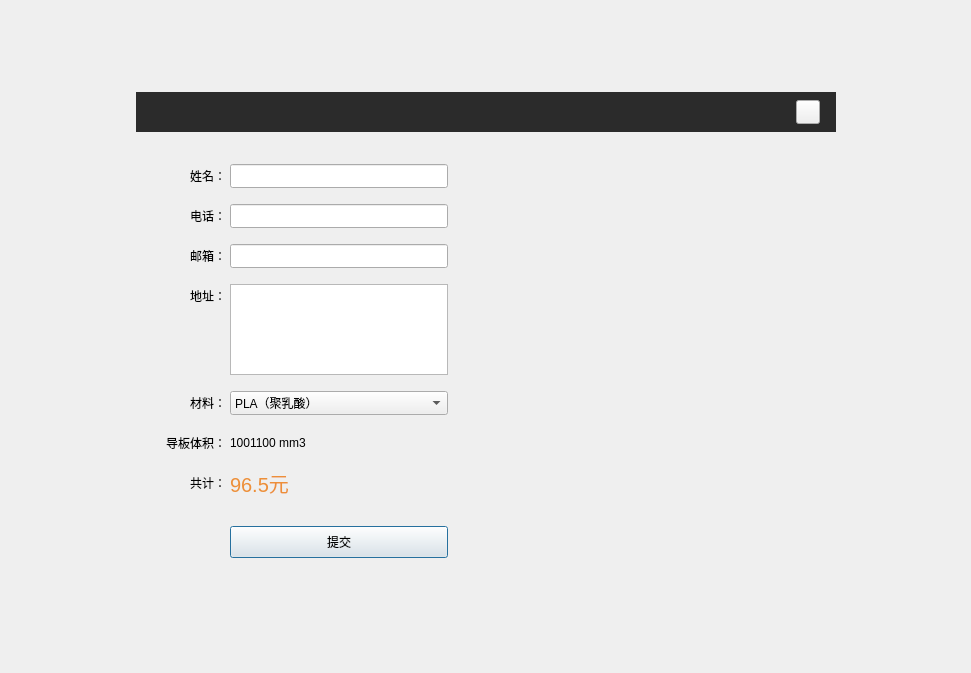
<?xml version="1.0" encoding="UTF-8"?>
<ui version="4.0">
 <class>Remote3DPrinter</class>
 <widget class="QDialog" name="Remote3DPrinter">
  <property name="geometry">
   <rect>
    <x>0</x>
    <y>0</y>
    <width>971</width>
    <height>673</height>
   </rect>
  </property>
  <property name="styleSheet">
   <string notr="true"/>
  </property>
  <layout class="QGridLayout" name="gridLayout">
   <item row="3" column="1">
    <spacer name="verticalSpacer_5">
     <property name="orientation">
      <enum>Qt::Vertical</enum>
     </property>
     <property name="sizeHint" stdset="0">
      <size>
       <width>20</width>
       <height>73</height>
      </size>
     </property>
    </spacer>
   </item>
   <item row="2" column="3">
    <spacer name="horizontalSpacer_2">
     <property name="orientation">
      <enum>Qt::Horizontal</enum>
     </property>
     <property name="sizeHint" stdset="0">
      <size>
       <width>117</width>
       <height>20</height>
      </size>
     </property>
    </spacer>
   </item>
   <item row="0" column="2">
    <spacer name="verticalSpacer_4">
     <property name="orientation">
      <enum>Qt::Vertical</enum>
     </property>
     <property name="sizeHint" stdset="0">
      <size>
       <width>20</width>
       <height>74</height>
      </size>
     </property>
    </spacer>
   </item>
   <item row="1" column="0">
    <spacer name="horizontalSpacer">
     <property name="orientation">
      <enum>Qt::Horizontal</enum>
     </property>
     <property name="sizeHint" stdset="0">
      <size>
       <width>118</width>
       <height>20</height>
      </size>
     </property>
    </spacer>
   </item>
   <item row="1" column="1" rowspan="2" colspan="2">
    <widget class="QWidget" name="Remote3DPrinter2" native="true">
     <property name="minimumSize">
      <size>
       <width>700</width>
       <height>490</height>
      </size>
     </property>
     <property name="maximumSize">
      <size>
       <width>700</width>
       <height>490</height>
      </size>
     </property>
     <widget class="QLabel" name="lbl_img">
      <property name="geometry">
       <rect>
        <x>376</x>
        <y>72</y>
        <width>300</width>
        <height>300</height>
       </rect>
      </property>
      <property name="minimumSize">
       <size>
        <width>300</width>
        <height>300</height>
       </size>
      </property>
      <property name="maximumSize">
       <size>
        <width>300</width>
        <height>300</height>
       </size>
      </property>
      <property name="styleSheet">
       <string notr="true"/>
      </property>
      <property name="text">
       <string/>
      </property>
     </widget>
     <widget class="QLabel" name="lblCover">
      <property name="geometry">
       <rect>
        <x>111110</x>
        <y>40</y>
        <width>700</width>
        <height>441</height>
       </rect>
      </property>
      <property name="font">
       <font>
        <pointsize>21</pointsize>
       </font>
      </property>
      <property name="styleSheet">
       <string notr="true">background-color: rgb(28, 29, 29);</string>
      </property>
      <property name="text">
       <string>正在提交请求，请稍候。。。</string>
      </property>
      <property name="alignment">
       <set>Qt::AlignCenter</set>
      </property>
     </widget>
     <widget class="QLabel" name="label_12">
      <property name="geometry">
       <rect>
        <x>0</x>
        <y>0</y>
        <width>700</width>
        <height>40</height>
       </rect>
      </property>
      <property name="styleSheet">
       <string notr="true">background-color: rgb(43, 43, 43);</string>
      </property>
      <property name="text">
       <string/>
      </property>
     </widget>
     <widget class="QLabel" name="label_13">
      <property name="geometry">
       <rect>
        <x>0</x>
        <y>339</y>
        <width>90</width>
        <height>24</height>
       </rect>
      </property>
      <property name="text">
       <string>导板体积：</string>
      </property>
      <property name="alignment">
       <set>Qt::AlignRight|Qt::AlignTrailing|Qt::AlignVCenter</set>
      </property>
     </widget>
     <widget class="QLabel" name="label">
      <property name="geometry">
       <rect>
        <x>24</x>
        <y>8</y>
        <width>161</width>
        <height>24</height>
       </rect>
      </property>
      <property name="font">
       <font>
        <pointsize>-1</pointsize>
        <weight>50</weight>
        <italic>false</italic>
        <bold>false</bold>
       </font>
      </property>
      <property name="styleSheet">
       <string notr="true">font:16px;</string>
      </property>
      <property name="text">
       <string>远程3D打印</string>
      </property>
      <property name="alignment">
       <set>Qt::AlignLeading|Qt::AlignLeft|Qt::AlignVCenter</set>
      </property>
     </widget>
     <widget class="QLabel" name="label_6">
      <property name="geometry">
       <rect>
        <x>94</x>
        <y>339</y>
        <width>218</width>
        <height>24</height>
       </rect>
      </property>
      <property name="text">
       <string>1001100 mm3</string>
      </property>
     </widget>
     <widget class="QLabel" name="label_8">
      <property name="geometry">
       <rect>
        <x>0</x>
        <y>379</y>
        <width>90</width>
        <height>24</height>
       </rect>
      </property>
      <property name="text">
       <string>共计：</string>
      </property>
      <property name="alignment">
       <set>Qt::AlignRight|Qt::AlignTrailing|Qt::AlignVCenter</set>
      </property>
     </widget>
     <widget class="QLabel" name="label_9">
      <property name="geometry">
       <rect>
        <x>94</x>
        <y>379</y>
        <width>218</width>
        <height>24</height>
       </rect>
      </property>
      <property name="font">
       <font>
        <pointsize>15</pointsize>
       </font>
      </property>
      <property name="styleSheet">
       <string notr="true">color: #ED8F39;</string>
      </property>
      <property name="text">
       <string>96.5元</string>
      </property>
      <property name="alignment">
       <set>Qt::AlignLeading|Qt::AlignLeft|Qt::AlignVCenter</set>
      </property>
     </widget>
     <widget class="QPushButton" name="pushButton">
      <property name="geometry">
       <rect>
        <x>94</x>
        <y>434</y>
        <width>218</width>
        <height>32</height>
       </rect>
      </property>
      <property name="minimumSize">
       <size>
        <width>0</width>
        <height>32</height>
       </size>
      </property>
      <property name="text">
       <string>提交</string>
      </property>
     </widget>
     <widget class="QLabel" name="label_2">
      <property name="geometry">
       <rect>
        <x>0</x>
        <y>72</y>
        <width>90</width>
        <height>24</height>
       </rect>
      </property>
      <property name="text">
       <string>姓名：</string>
      </property>
      <property name="alignment">
       <set>Qt::AlignRight|Qt::AlignTrailing|Qt::AlignVCenter</set>
      </property>
     </widget>
     <widget class="QLineEdit" name="lineEdit">
      <property name="geometry">
       <rect>
        <x>94</x>
        <y>72</y>
        <width>218</width>
        <height>24</height>
       </rect>
      </property>
     </widget>
     <widget class="QLabel" name="label_3">
      <property name="geometry">
       <rect>
        <x>0</x>
        <y>112</y>
        <width>90</width>
        <height>24</height>
       </rect>
      </property>
      <property name="text">
       <string>电话：</string>
      </property>
      <property name="alignment">
       <set>Qt::AlignRight|Qt::AlignTrailing|Qt::AlignVCenter</set>
      </property>
     </widget>
     <widget class="QLineEdit" name="lineEdit_2">
      <property name="geometry">
       <rect>
        <x>94</x>
        <y>112</y>
        <width>218</width>
        <height>24</height>
       </rect>
      </property>
     </widget>
     <widget class="QLabel" name="label_4">
      <property name="geometry">
       <rect>
        <x>0</x>
        <y>192</y>
        <width>90</width>
        <height>24</height>
       </rect>
      </property>
      <property name="text">
       <string>地址：</string>
      </property>
      <property name="alignment">
       <set>Qt::AlignRight|Qt::AlignTrailing|Qt::AlignVCenter</set>
      </property>
     </widget>
     <widget class="QTextEdit" name="textEdit">
      <property name="geometry">
       <rect>
        <x>94</x>
        <y>192</y>
        <width>218</width>
        <height>91</height>
       </rect>
      </property>
      <property name="maximumSize">
       <size>
        <width>16777215</width>
        <height>100</height>
       </size>
      </property>
      <property name="styleSheet">
       <string notr="true"/>
      </property>
     </widget>
     <widget class="QLabel" name="label_7">
      <property name="geometry">
       <rect>
        <x>0</x>
        <y>299</y>
        <width>90</width>
        <height>24</height>
       </rect>
      </property>
      <property name="text">
       <string>材料：</string>
      </property>
      <property name="alignment">
       <set>Qt::AlignRight|Qt::AlignTrailing|Qt::AlignVCenter</set>
      </property>
     </widget>
     <widget class="QComboBox" name="comboBox">
      <property name="geometry">
       <rect>
        <x>94</x>
        <y>299</y>
        <width>218</width>
        <height>24</height>
       </rect>
      </property>
      <item>
       <property name="text">
        <string>PLA（聚乳酸）</string>
       </property>
      </item>
      <item>
       <property name="text">
        <string>树脂</string>
       </property>
      </item>
     </widget>
     <widget class="QLabel" name="label_10">
      <property name="geometry">
       <rect>
        <x>0</x>
        <y>152</y>
        <width>90</width>
        <height>24</height>
       </rect>
      </property>
      <property name="text">
       <string>邮箱：</string>
      </property>
      <property name="alignment">
       <set>Qt::AlignRight|Qt::AlignTrailing|Qt::AlignVCenter</set>
      </property>
     </widget>
     <widget class="QLineEdit" name="lineEdit_3">
      <property name="geometry">
       <rect>
        <x>94</x>
        <y>152</y>
        <width>218</width>
        <height>24</height>
       </rect>
      </property>
     </widget>
     <widget class="QPushButton" name="btnClose">
      <property name="geometry">
       <rect>
        <x>660</x>
        <y>8</y>
        <width>24</width>
        <height>24</height>
       </rect>
      </property>
      <property name="text">
       <string/>
      </property>
     </widget>
     <zorder>label</zorder>
     <zorder>label_6</zorder>
     <zorder>label_8</zorder>
     <zorder>label_9</zorder>
     <zorder>pushButton</zorder>
     <zorder>label_2</zorder>
     <zorder>lineEdit</zorder>
     <zorder>label_3</zorder>
     <zorder>lineEdit_2</zorder>
     <zorder>label_4</zorder>
     <zorder>textEdit</zorder>
     <zorder>label_7</zorder>
     <zorder>comboBox</zorder>
     <zorder>label_10</zorder>
     <zorder>lineEdit_3</zorder>
     <zorder>label_12</zorder>
     <zorder>lbl_img</zorder>
     <zorder>lblCover</zorder>
     <zorder>label_13</zorder>
     <zorder>btnClose</zorder>
    </widget>
   </item>
  </layout>
 </widget>
 <resources/>
 <connections/>
</ui>
